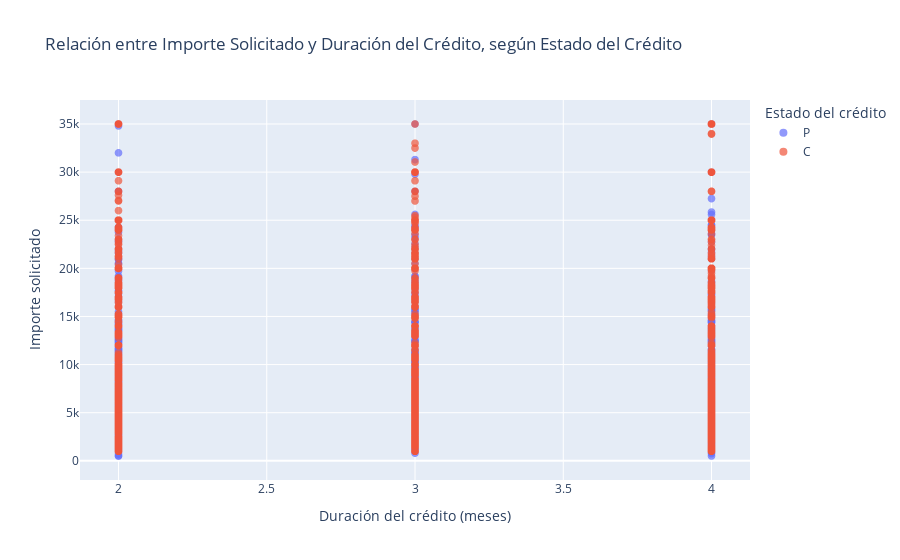

The code cell stored with this chart in its notebook:
### Markdown cell above
Relación entre el importe solicitado (`importe_solicitado`) con la duración del crédito (`duracion_credito`), coloreado por estado del crédito (`estado_credito_N`) en un gráfico de dispersión.

### Code cell
# Gráfico de dispersión
scatter_importe_duracion = px.scatter(
    df,
    x='duracion_credito',
    y='importe_solicitado',
    color='estado_credito_N',  # Colorea por estado del crédito
    title='Relación entre Importe Solicitado y Duración del Crédito, según Estado del Crédito',
    labels={
        'duracion_credito': 'Duración del crédito (meses)',
        'importe_solicitado': 'Importe solicitado',
        'estado_credito_N': 'Estado del crédito'
    }
)

scatter_importe_duracion.update_traces(marker=dict(size=8, opacity=0.7))
scatter_importe_duracion.update_layout(
    xaxis_title='Duración del crédito (meses)',
    yaxis_title='Importe solicitado',
)

scatter_importe_duracion.show()

### Figure 1 — Plotly figure (JSON) as saved in the notebook; plotly's stock layout.template omitted (floating-point values rounded to 4 significant figures; data arrays with more than 128 entries replaced by an {"elided": "..."} marker saying what was removed)
{"data": [{"hovertemplate": "Estado del crédito=P<br>Duración del crédito (meses)=%{x}<br>Importe solicitado=%{y}<extra></extra>", "legendgroup": "P", "marker": {"color": "#636efa", "opacity": 0.7, "size": 8, "symbol": "circle"}, "mode": "markers", "name": "P", "showlegend": true, "type": "scattergl", "x": {"elided": "7396 int values"}, "xaxis": "x", "y": {"elided": "7396 int values"}, "yaxis": "y"}, {"hovertemplate": "Estado del crédito=C<br>Duración del crédito (meses)=%{x}<br>Importe solicitado=%{y}<extra></extra>", "legendgroup": "C", "marker": {"color": "#EF553B", "opacity": 0.7, "size": 8, "symbol": "circle"}, "mode": "markers", "name": "C", "showlegend": true, "type": "scattergl", "x": {"elided": "2374 int values"}, "xaxis": "x", "y": {"elided": "2374 int values"}, "yaxis": "y"}], "layout": {"legend": {"title": {"text": "Estado del crédito"}, "tracegroupgap": 0}, "title": {"text": "Relación entre Importe Solicitado y Duración del Crédito, según Estado del Crédito"}, "xaxis": {"anchor": "y", "domain": [0, 1], "title": {"text": "Duración del crédito (meses)"}}, "yaxis": {"anchor": "x", "domain": [0, 1], "title": {"text": "Importe solicitado"}}}}
